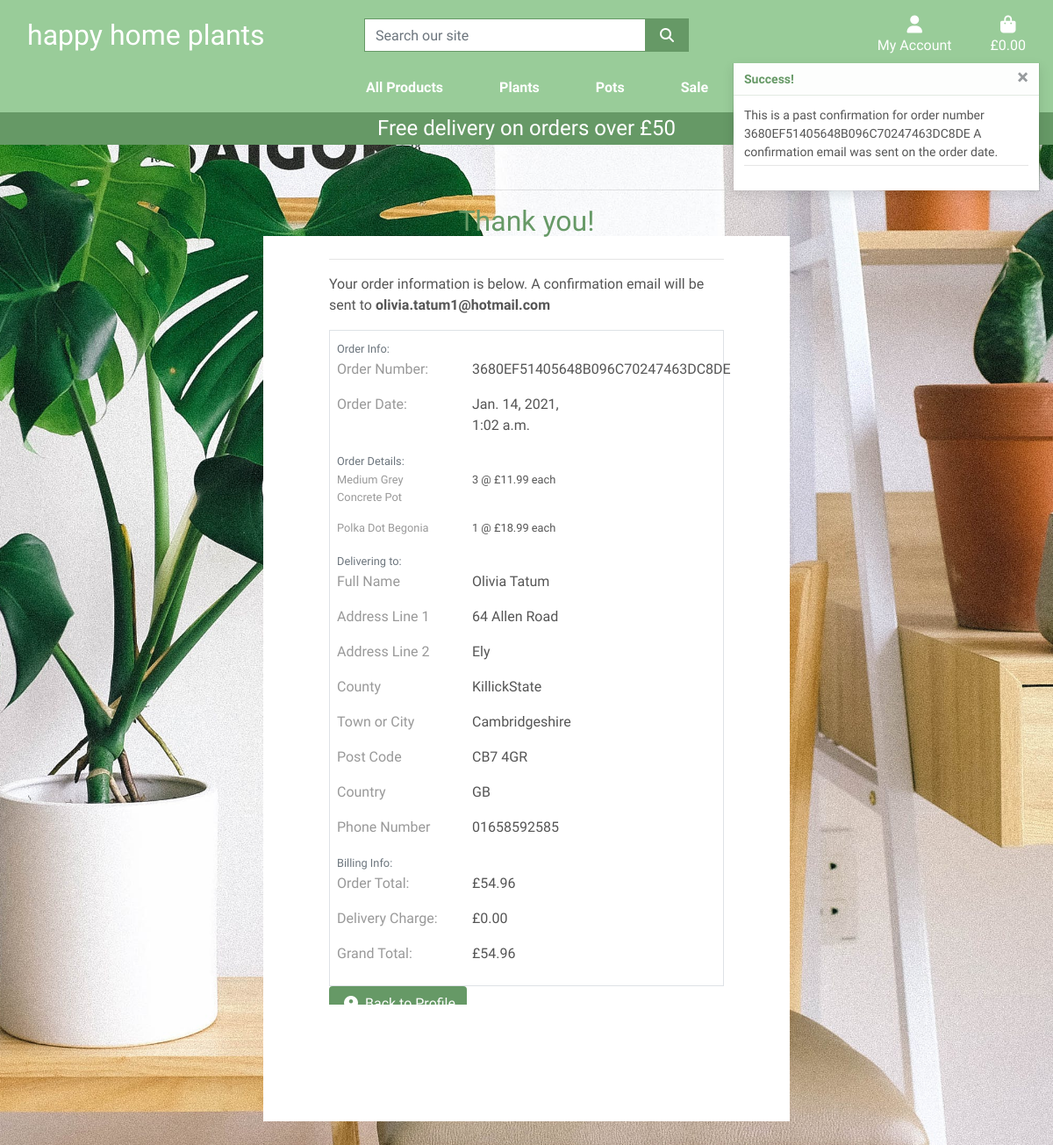
Page /profile/order_history/3680EF51405648B096C70247463DC8DE on the committed database.
### checkout/models.py (models this page shows, shortened)
class Order(models.Model):
    order_number = models.CharField(max_length=32, null=False, editable=False)
    user_profile = models.ForeignKey(UserProfile, on_delete=models.SET_NULL,
                                     null=True, blank=True, related_name="orders")
    full_name = models.CharField(max_length=50, null=False, blank=False)
    email = models.EmailField(max_length=254, null=False, blank=False)
    phone_number = models.CharField(max_length=20, null=False, blank=False)
    country = CountryField(blank_label='Country *', null=False, blank=False)
    postcode = models.CharField(max_length=20, null=True, blank=True)
    town_or_city = models.CharField(max_length=40, null=False, blank=False)
    street_address1 = models.CharField(max_length=50, null=False, blank=False)
    street_address2 = models.CharField(max_length=50, null=True, blank=True)
    county = models.CharField(max_length=80, null=True, blank=True)
    date = models.DateTimeField(auto_now_add=True)
    delivery_cost = models.DecimalField(max_digits=6, decimal_places=2, null=False, default=0)
    order_total = models.DecimalField(max_digits=10, decimal_places=2, null=False, default=0)
    grand_total = models.DecimalField(max_digits=10, decimal_places=2, null=False, default=0)
    original_basket = models.TextField(null=False, blank=False, default='')
    stripe_pid = models.CharField(max_length=254, null=False, blank=False, default='')

class OrderLineItem(models.Model):
    order = models.ForeignKey(Order, null=False, blank=False, on_delete=models.CASCADE, related_name='lineitems')
    product = models.ForeignKey(Product, null=False, blank=False, on_delete=models.CASCADE)
    quantity = models.IntegerField(null=False, blank=False, default=0)
    lineitem_total = models.DecimalField(max_digits=6, decimal_places=2, null=False, blank=False, editable=False)

### products/models.py (models this page shows, shortened)
class Product(models.Model):
    category = models.ForeignKey(
        'Category', null=True, blank=True, on_delete=models.SET_NULL)
    name = models.CharField(max_length=254)
    friendly_name = models.CharField(max_length=254, null=True, blank=True)
    alternate_name = models.CharField(max_length=254, blank=True)
    price = models.DecimalField(max_digits=6, decimal_places=2)
    description = models.TextField()
    image = models.ImageField(null=True, blank=True)
    image_url = models.URLField(max_length=1024, null=True, blank=True)
    height = models.CharField(max_length=4, null=True, blank=True)

### profiles/views.py (the view)
# urls.py: path('order_history/<order_number>', views.order_history, name='order_history')
def order_history(request, order_number):
    order = get_object_or_404(Order, order_number=order_number)
    messages.info(request, (
        f'This is a past confirmation for order number {order_number} '
        'A confirmation email was sent on the order date.'
    ))
    template = 'checkout/checkout_success.html'
    context = {
        'order': order,
        'from_profile': True,
    }
    return render(request, template, context)

### basket/contexts.py (called while the page is built, shortened)
def basket_contents(request):
    basket_items = []
    total = 0
    product_count = 0
    basket = request.session.get('basket', {})
    if total < settings.FREE_DELIVERY_THRESHOLD:
        delivery = total * Decimal(settings.STANDARD_DELIVERY_PERCENTAGE / 100)
        free_delivery_delta = settings.FREE_DELIVERY_THRESHOLD - total
    else:
        delivery = 0
        free_delivery_delta = 0
    grand_total = delivery + total
    context = {
        'basket_items': basket_items,
        'total': total,
        'product_count': product_count,
        'delivery': delivery,
        'free_delivery_delta': free_delivery_delta,
        'free_delivery_threshold': settings.FREE_DELIVERY_THRESHOLD,
        'grand_total': grand_total,
    }
    return context

### checkout/templates/checkout/checkout_success.html (shortened to what this page needs)
{% extends "base.html" %}
{% load static %}
{% block extra_css %}
    <link rel="stylesheet" href="{% static 'checkout/css/checkout.css' %}">
{% endblock %}
{% block page_header %}
    <div class="container header-container">
    </div>
{% endblock %}
{% block content %}
    <div class="basket-overlay w-50"></div>
    <div class="container checkout-container">
        <div class="row">
            <div class="col-6 offset-3">
                <hr>
                <h2 class="text-darkgreen mb-4 text-center">Thank you!</h2>
                <hr>
                <p>Your order information is below. A confirmation email will be sent to <strong>{{ order.email }}</strong></p>
            </div>
        </div>
        <div class="row">
            <div class="col-6 offset-3">
                <div class="order-confirmation-wrapper p-2 border">
                    <div class="row">
                        <div class="col">
                            <small class="text-muted">Order Info:</small>
                        </div>
                    </div>
                    <div class="row">
                        <div class="col-12 col-md-4">
                            <p class="text-grey">Order Number:</p>
                        </div>
                        <div class="col-12 col-md-4">
                            <p>{{ order.order_number }}</p>
                        </div>
                    </div>
                    <div class="row">
                        <div class="col-12 col-md-4">
                            <p class="text-grey">Order Date:</p>
                        </div>
                        <div class="col-12 col-md-4">
                            <p>{{ order.date }}</p>
                        </div>
                    </div>
                    <div class="row">
                        <div class="col">
                            <small class="text-muted">Order Details:</small>
                        </div>
                    </div>
                    {% for item in order.lineitems.all %}
                    <div class="row">
                        <div class="col-12 col-md-4">
                            <p class="small text-grey">
                                {{ item.product.friendly_name }}</p>
                        </div>
                        <div class="col-12 col-md-4">
                            <p class="small">
                                {{ item.quantity }} @ £{{ item.product.price }} each
                            </p>
                        </div>
                    </div>
                    {% endfor %}
                    <div class="row">
                        <div class="col">
                            <small class="text-muted">Delivering to:</small>
                        </div>
                    </div>
                    <div class="row">
                        <div class="col-12 col-md-4">
                            <p class="text-grey">Full Name</p>
                        </div>
                        <div class="col-12 col-md-4">
                            <p>{{ order.full_name }}</p>
                        </div>
                    </div>
                    <div class="row">
                        <div class="col-12 col-md-4">
                            <p class="text-grey">Address Line 1</p>
                        </div>
                        <div class="col-12 col-md-4">
                            <p>{{ order.street_address1 }}</p>
                        </div>
                    </div>
                    {% if order.street_address2 %}
                    <div class="row">
                        <div class="col-12 col-md-4">
                            <p class="text-grey">Address Line 2</p>
                        </div>
                        <div class="col-12 col-md-4">
                            <p>{{ order.street_address2 }}</p>
                        </div>
                    </div>
                    {% endif %}
                    {% if order.county %}
                    <div class="row">
                        <div class="col-12 col-md-4">
                            <p class="text-grey">County</p>
                        </div>
                        <div class="col-12 col-md-4">
                            <p>{{ order.county }}</p>
                        </div>
                    </div>
                    {% endif %}
                    <div class="row">
                        <div class="col-12 col-md-4">
                            <p class="text-grey">Town or City</p>
                        </div>
                        <div class="col-12 col-md-4">
                            <p>{{ order.town_or_city }}</p>
                        </div>
                    </div>
                    {%if order.postcode %}
                    <div class="row">
                        <div class="col-12 col-md-4">
                            <p class="text-grey">Post Code</p>
                        </div>
                        <div class="col-12 col-md-4">
                            <p>{{ order.postcode }}</p>
                        </div>
                    </div>
                    {% endif %}
                    <div class="row">
                        <div class="col-12 col-md-4">
                            <p class="text-grey">Country</p>
                        </div>
                        <div class="col-12 col-md-4">
                            <p>{{ order.country }}</p>
                        </div>
                    </div>
                    <div class="row">
                        <div class="col-12 col-md-4">
                            <p class="text-grey">Phone Number</p>
                        </div>
                        <div class="col-12 col-md-4">
                            <p>{{ order.phone_number }}</p>
                        </div>
                    </div>
                    <div class="row">
                        <div class="col">
                            <small class="text-muted">Billing Info:</small>
                        </div>
                    </div>
                    <div class="row">
                        <div class="col-12 col-md-4">
                            <p class="text-grey">Order Total:</p>
                        </div>
                        <div class="col-12 col-md-4">
                            <p>£{{ order.order_total }}</p>
                        </div>
                    </div>
                    <div class="row">
                        <div class="col-12 col-md-4">
                            <p class="text-grey">Delivery Charge:</p>
                        </div>
                        <div class="col-12 col-md-4">
                            <p>£{{ order.delivery_cost }}</p>
                        </div>
                    </div>
                    <div class="row">
                        <div class="col-12 col-md-4">
                            <p class="text-grey">Grand Total:</p>
                        </div>
                        <div class="col-12 col-md-4">
                            <p>£{{ order.grand_total }}</p>
                        </div>
                    </div>
                </div>
            </div>
        </div>
       <div class="row">
           <div class="col-6 offset-3">
               {% if from_profile %}
                <a href="{% url 'profile' %}" class="btn btn-green">
                    <span class="icon">
                        <i class="fas fa-user-circle"></i>
                    </span>
                    <span>Back to Profile</span>
               </a>
               {% endif %}
           </div>
       </div>
    </div>
{% endblock %}

### static/css/base.css (style rules this page uses)
html { height: 100%; }
body { background: url('/media/background-image-happy-home-plants.jpeg') no-repeat center center fixed; background-size: cover; height: calc(100vh - 164px); color: #555; font-family: 'Didact Gothic', sans-serif; }
.text-darkgreen { color: #669966; }
.text-grey { color: #999; }
.icon { align-items: center; display: inline-flex; justify-content: center; height: 1.5rem; width: 1.5rem; }
.btn-green { background: #669966; color: white; }
.basket-overlay { height: 75%; width: 50%; top: 20%; left: 25%; margin-bottom: 10%; position: fixed; background: white; z-index: -1; }
.checkout-container { margin-top: 3%; margin-bottom: 10%; overflow-x: scroll; max-height: 80%; }
@media (min-width: 1200px) { .container { max-width: 80%; } }
@media (min-width: 992px) { .header-container { padding-top: 164px; } }

### rows in the picture
Order: email "olivia.tatum1@hotmail.com", order_number "3680EF51405648B096C70247463DC8DE", date "Jan. 14, 2021, 1:02 a.m.", full_name "Olivia Tatum", street_address1 "64 Allen Road", street_address2 "Ely", county "KillickState", town_or_city "Cambridgeshire", postcode "CB7 4GR", country "GB", phone_number "01658592585", order_total "54.96", delivery_cost "0.00", grand_total "54.96"
OrderLineItem: product.friendly_name "Medium Grey Concrete Pot", quantity "3", product.price "11.99"
OrderLineItem: product.friendly_name "Polka Dot Begonia", quantity "1", product.price "18.99"

### other values in the picture
{{ free_delivery_threshold }} "50"
{{ message }} "This is a past confirmation for order number 3680EF51405648B096C70247463DC8DE A confirmation email was sent on the order date."
